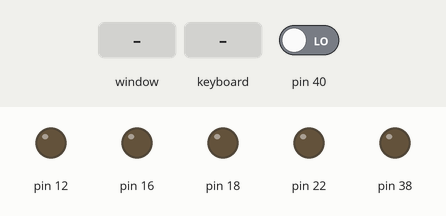
Recording of a program running on a simulated Raspberry Pi (header pin numbers). Parts: output pins drawn as LEDs (lit = HIGH). The inputs (shaded band) are chosen by the test bench; at power-on: pin 40 LOW. The desktop window is not drawn, its controls go by their first labels and the mouse button is held 0.15 s; the clock reads 2024-03-15 10:24:30 at power-on unless the program sets it; what the program prints to the terminal is not drawn.

Above: at 1.2 s.
1.3 s: control labelled "W" in the window clicked
At 1.8 s:
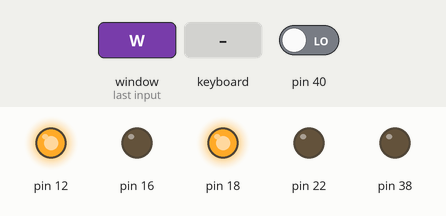
2.8 s: control labelled "A" in the window clicked
At 4.0 s:
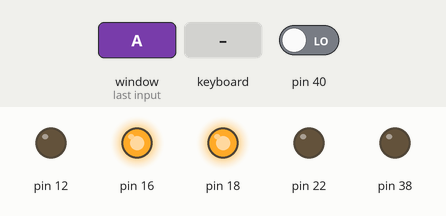
4.3 s: control labelled "D" in the window clicked
At 5.3 s:
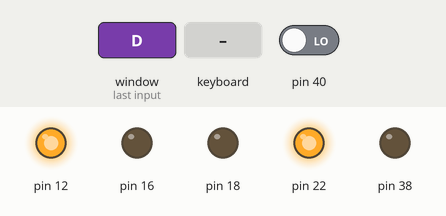
5.8 s: control labelled "S" in the window clicked
At 6.4 s:
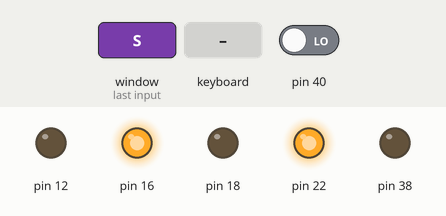
7.3 s: key "w" typed on the keyboard
Timing chart, 0 to 9.8 s (numbered marks = the images above; inputs shaded):
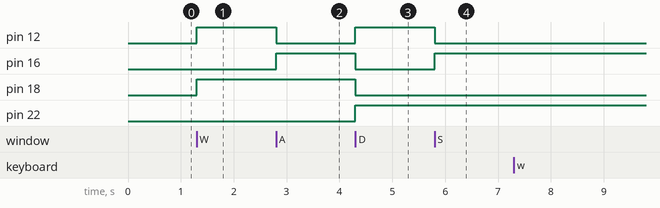

Measured:
- after the input at 1.3 s, pin 12, pin 18: LOW → HIGH at once
- after the input at 2.8 s, pin 12: HIGH → LOW at once; pin 16: LOW → HIGH at once
- after the input at 4.3 s, pin 12, pin 22: LOW → HIGH at once; pin 16, pin 18: HIGH → LOW at once
- after the input at 5.8 s, pin 12: HIGH → LOW at once; pin 16: LOW → HIGH at once

The program:

main.py
```python
import RPi.GPIO as gpio
import time
import sys
import tkinter as tk
from tkinter import font
import threading

#gpio.setwarnings(False)

SETUP = False
wait_time = 0.06

def distance(measure='cm'):
    #time.sleep(0.3)
    gpio.output(38, True)
    time.sleep(0.00001)

    gpio.output(38, False)
    while gpio.input(40) == 0:
        nosig = time.time()

    while gpio.input(40) == 1:
        sig = time.time()

    tl = sig - nosig

    if measure == 'cm':
        distance = tl / 0.000058
    elif measure == 'in':
        distance = tl / 0.000148
    else:
        print('Improper choice of measurement: in or cm')
        distance = None

    return distance


#def sensor_func():
#    global SETUP
#    print('Thread started')
#    print(SETUP)
#    if SETUP:
#        while True:
#            while not gpio.input(12):
#                print('Forward')

def init():
    global SETUP

    try:
        gpio.setmode(gpio.BOARD)
        gpio.setup(12, gpio.OUT)
        gpio.setup(16, gpio.OUT)
        gpio.setup(18, gpio.OUT)
        gpio.setup(22, gpio.OUT)
        gpio.setup(38, gpio.OUT)
        gpio.setup(40, gpio.IN)
    except Exception as e:
        gpio.cleanup()
        init()
    SETUP = True

def stop():
    global wait_time

    gpio.output(12, False)
    gpio.output(16, False)
    gpio.output(18, False)
    gpio.output(22, False)
    time.sleep(wait_time)

def reverse():
    global wait_time

    gpio.output(12, False)
    gpio.output(16, True)
    gpio.output(18, False)
    gpio.output(22, True)
    time.sleep(wait_time)

def forward():
    global wait_time

    gpio.output(12, True)
    gpio.output(16, False)
    gpio.output(18, True)
    gpio.output(22, False)
    time.sleep(wait_time)

def right():
    global wait_time

    gpio.output(12, True)
    gpio.output(16, False)
    gpio.output(18, False)
    gpio.output(22, True)
    time.sleep(wait_time)

def left():
    global wait_time

    gpio.output(12, False)
    gpio.output(16, True)
    gpio.output(18, True)
    gpio.output(22, False)
    time.sleep(wait_time)

def key_input(event):
    print("Key:", event.char)
    key_press = event.char

    curDis = distance("cm")
    print("Distance:", curDis)

    if curDis > 15:
        if key_press.lower() == "w":
            forward()
        elif key_press.lower() == "s":
            reverse()
        elif key_press.lower() == "a":
            left()
        elif key_press.lower() == "d":
            right()
        elif key_press.lower() == " ":
            stop()
        else:
            pass

init()

#x = threading.Thread(target=sensor_func)
#x.start()

master = tk.Tk()
master.grid()

f = font.Font(family='Calibri', size=12)

master.geometry('410x345')

master.bind('<KeyPress>', key_input)

button1 = tk.Button(master, text="W", command=forward, width='10', height='5', font=f)
button1.grid(row=0, column=1)

button2 = tk.Button(master, text="A", command=left, width='10', height='5', font=f)
button2.grid(row=1, column=0)

button3 = tk.Button(master, text="SPACE", command=stop, width='10', height='5', font=f)
button3.grid(row=1, column=1, padx=10, pady=10)

button4 = tk.Button(master, text="D", command=right, width='10', height='5', font=f)
button4.grid(row=1, column=2)

button5 = tk.Button(master, text="S", command=reverse, width='10', height='5', font=f)
button5.grid(row=2, column=1)

master.mainloop()

gpio.cleanup()
SETUP = False
#x.join()
print('Cleaned')
```
